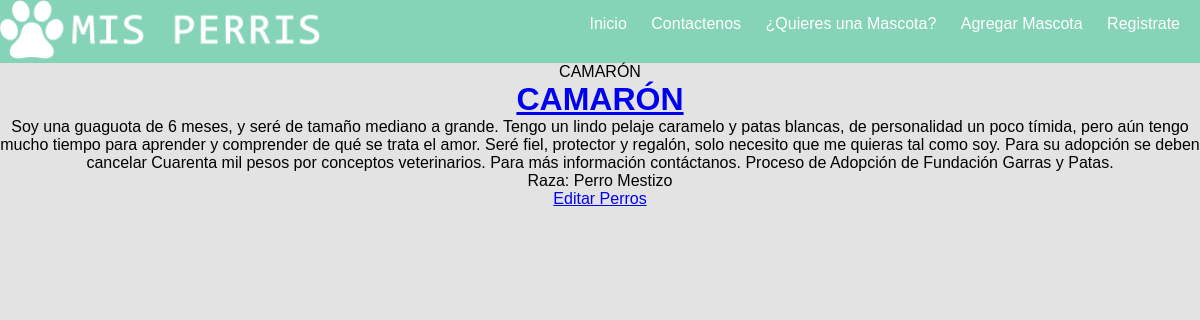
Page /post/6/ on the committed database.
### blog/models.py (models this page shows)
class RegistroRescatados(models.Model):
        Nombre = models.CharField(max_length=20, null=False)
        Fotografia = models.ImageField(null=False)
        RazaPredominante = models.CharField(max_length=20, null=False)
        Descripcion = models.TextField(null=False)
        ESTADOS = (('R','Rescatados'),('D','Disponible'),('A','Adoptado'))
        Estado = models.CharField(max_length=1 ,choices=ESTADOS , null=False, default='D')
        def __str__(self):
            return self.Nombre

### blog/views.py (the view)
# urls.py: url(r'^post/(?P<pk>[0-9]+)/$', views.post_detail,   name='post_detail'),
def post_detail(request, pk):
    post = get_object_or_404(RegistroRescatados, pk=pk)
    return render(request, 'blog/post_detail.htm', {'post': post})

### blog/templates/blog/post_detail.htm
{% extends 'blog/base.htm' %}
{% block content %}
    {% if post.Estado %}
        <div>
                {% if post.Nombre != "Fotografia" %}
                {{ post.label_tag }}{{ post }}
                {% else %}
        <img src="{{ post.instance.Fotografia.url }}" alt="">
         {% endif %}
       <h1><a href="{% url 'post_detail' pk=post.pk %}">{{ post.Nombre }}</a></h1>
            <p>{{ post.Descripcion|linebreaksbr }}</p>
           <p>Raza: {{ post.RazaPredominante }}</p>
        </div>
    {% endif %}
    <a class="btn btn-default" href="{% url 'post_edit' pk=post.pk %}">Editar Perros</a>
    {% endblock %}

### blog/static/css/blog.css (style rules this page uses)
* { margin:0; padding: 0; box-sizing: border-box; font-family: Arial, Helvetica, sans-serif; }
body { margin: auto; }
@media screen and (min-width: 800px) { body { background: #6DCCAA; } }

### blog/static/css/formulario.css (style rules this page uses)
* { box-sizing: border-box; }
body { margin: 0; font-family: sans-serif; background: rgba(0, 0, 0, 0.5); }
h1 { text-align: center; color: black; }

### blog/static/css/post_new.css (style rules this page uses)
* { box-sizing: border-box; }
body { margin: 0; font-family: sans-serif; background: rgba(119, 119, 119, 0.199); text-align: center; border-spacing: 10px; }

### rows in the picture
RegistroRescatados: Nombre "CAMARÓN", Descripcion "Soy una guaguota de 6 meses, y seré de tamaño mediano a grande. Tengo un lindo pelaje caramelo y patas blancas, de personalidad un poco tímida, pero aún tengo mucho tiempo para aprender y comprender de qué se trata el amor. Seré fiel, protector y regalón, solo necesito que me quieras tal como soy. Para su adopción se deben cancelar Cuarenta mil pesos por conceptos veterinarios. Para más información contáctanos. Proceso de Adopción de Fundación Garras y Patas.", RazaPredominante "Perro Mestizo"
